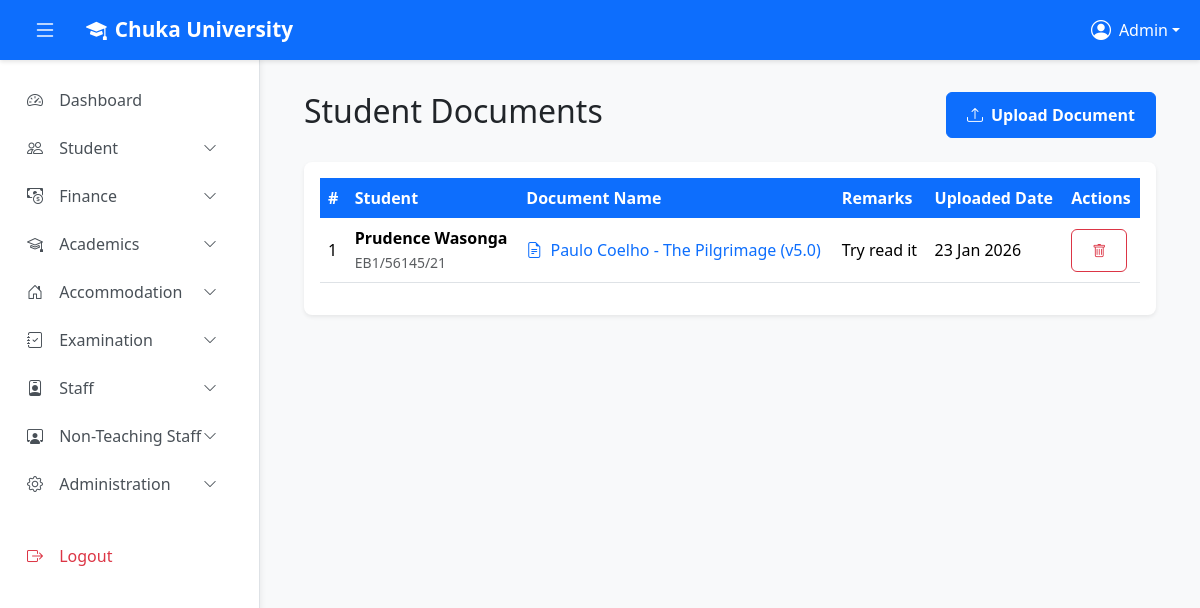
Page /admin/student/documents.php (signed in) on the committed database.
### tables this page shows
CREATE TABLE `student_documents` (
  `id` int(11) NOT NULL,
  `user_id` int(11) NOT NULL,
  `document_name` varchar(255) NOT NULL,
  `file_path` varchar(255) NOT NULL,
  `remarks` text DEFAULT NULL,
  `created_at` timestamp NOT NULL DEFAULT current_timestamp()
);

CREATE TABLE `users` (
  `id` int(11) NOT NULL,
  `first_name` varchar(50) NOT NULL DEFAULT '',
  `last_name` varchar(50) NOT NULL DEFAULT '',
  `email` varchar(255) NOT NULL,
  `reg_no` varchar(50) DEFAULT NULL,
  `password` varchar(255) NOT NULL,
  `role` varchar(20) NOT NULL DEFAULT 'user',
  `status` enum('active','inactive') NOT NULL DEFAULT 'active',
  `last_login` timestamp NULL DEFAULT NULL,
  `created_at` timestamp NOT NULL DEFAULT current_timestamp(),
  `fullname` varchar(100) GENERATED ALWAYS AS (concat(`first_name`,' ',`last_name`)) STORED,
  `gender` enum('Male','Female','Other') DEFAULT NULL,
  `dob` date DEFAULT NULL,
  `address` varchar(255) DEFAULT NULL,
  `campus` varchar(50) DEFAULT 'MAIN',
  `programme` varchar(150) DEFAULT NULL,
  `course_id` int(11) DEFAULT NULL,
  `attempted_units` int(11) DEFAULT 0,
  `registered_units` int(11) DEFAULT 0
);

### admin/student/documents.php (the view, shortened to what this page needs)
<?php
include '../../config.php';
$documents = $conn->query("SELECT sd.*, u.first_name, u.last_name, u.reg_no FROM student_documents sd JOIN users u ON sd.user_id = u.id ORDER BY sd.created_at DESC")->fetch_all(MYSQLI_ASSOC);
?>
<!DOCTYPE html>
<html lang="en">
<head>
    <link href="https://cdn.jsdelivr.net/npm/bootstrap@5.3.3/dist/css/bootstrap.min.css" rel="stylesheet">
    <link href="https://cdn.jsdelivr.net/npm/bootstrap-icons@1.11.3/font/bootstrap-icons.css" rel="stylesheet">
    <link href="../assets/main.css" rel="stylesheet">
</head>
<body>
    <?php include_once '../partials/top_navbar.php'; ?>
    <?php include_once '../partials/sidebar.php'; ?>
    <main class="main-content" id="mainContent">
        <div class="container-fluid">
            <div class="d-flex justify-content-between align-items-center mb-4">
                <h2>Student Documents</h2>
                <button class="btn btn-primary" data-bs-toggle="modal" data-bs-target="#uploadModal">
                    <i class="bi bi-upload me-2"></i>Upload Document
                </button>
            </div>
            <div class="card shadow-sm">
                <div class="card-body">
                    <div class="table-responsive">
                        <table class="table table-hover align-middle">
                            <thead class="table-light">
                                <tr>
                                    <th>#</th>
                                    <th>Student</th>
                                    <th>Document Name</th>
                                    <th>Remarks</th>
                                    <th>Uploaded Date</th>
                                    <th>Actions</th>
                                </tr>
                            </thead>
                            <tbody>
                                <?php if (empty($documents)): ?>
                                <tr>
                                    <td colspan="6" class="text-center py-4">No documents uploaded yet.</td>
                                </tr>
                                <?php else: ?>
                                    <?php foreach ($documents as $index => $doc): ?>
                                    <tr>
                                        <td><?php echo $index + 1; ?></td>
                                        <td>
                                            <strong><?php echo htmlspecialchars($doc['first_name'] . ' ' . $doc['last_name']); ?></strong><br>
                                            <small class="text-muted"><?php echo htmlspecialchars($doc['reg_no']); ?></small>
                                        </td>
                                        <td>
                                            <a href="../../<?php echo htmlspecialchars($doc['file_path']); ?>" target="_blank" class="text-decoration-none">
                                                <i class="bi bi-file-earmark-text me-1"></i>
                                                <?php echo htmlspecialchars($doc['document_name']); ?>
                                            </a>
                                        </td>
                                        <td><?php echo htmlspecialchars($doc['remarks'] ?? '-'); ?></td>
                                        <td><?php echo date('d M Y', strtotime($doc['created_at'])); ?></td>
                                        <td>
                                            <a href="?delete=<?php echo $doc['id']; ?>" class="btn btn-sm btn-outline-danger" onclick="return confirm('Are you sure?')">
                                                <i class="bi bi-trash"></i>
                                            </a>
                                        </td>
                                    </tr>
                                    <?php endforeach; ?>
                                <?php endif; ?>
                            </tbody>
                        </table>
                    </div>
                </div>
            </div>
        </div>
    </main>
</body>
</html>

### admin/assets/main.css (style rules this page uses)
:root { --sidebar-width: 260px; --navbar-height: 60px; }
body { background-color: #f8f9fa; font-family: 'Segoe UI', Tahoma, Geneva, Verdana, sans-serif; }
.main-content { margin-top: var(--navbar-height); margin-left: var(--sidebar-width); transition: margin-left 0.3s ease; padding: 2rem; }
.card { border: none; border-radius: 8px; box-shadow: 0 2px 4px rgba(0, 0, 0, 0.05); margin-bottom: 1.5rem; }
.table thead th { background-color: #0d6efd; color: white; border: none; font-weight: 600; white-space: nowrap; }
.table tbody tr { transition: background-color 0.2s ease; }
.btn { border-radius: 6px; padding: 0.625rem 1.25rem; font-weight: 600; }
.btn-primary { background-color: #0d6efd; border-color: #0d6efd; }

### rows in the picture
student_documents: user.last_name "Prudence Wasonga", user.reg_no "EB1/56145/21", document_name "Paulo Coelho - The Pilgrimage (v5.0)", remarks "Try read it", created_at "23 Jan 2026"

### other values in the picture
$admin_name "Admin"
